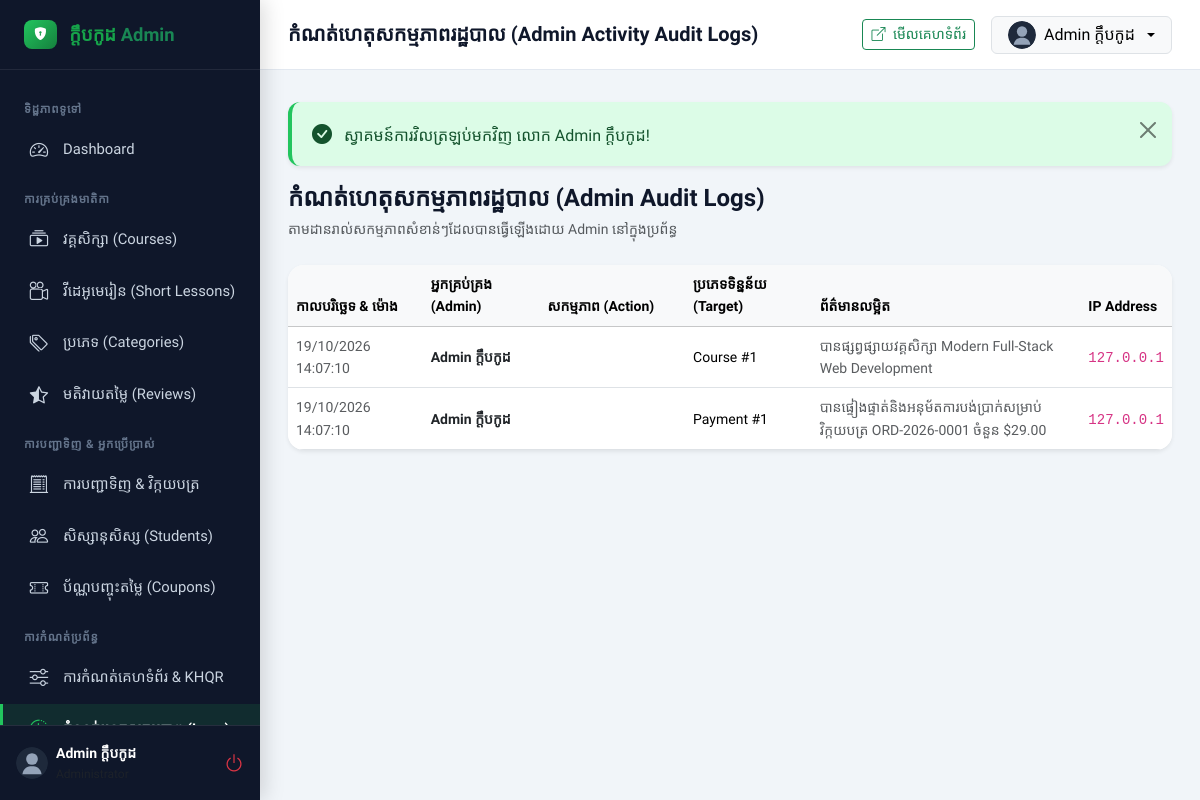
The page /admin/logs (signed in) on the database its author committed.
### tables this page shows
CREATE TABLE `users` (
    `id` INT UNSIGNED AUTO_INCREMENT PRIMARY KEY,
    `name` VARCHAR(120) NOT NULL,
    `email` VARCHAR(150) NOT NULL UNIQUE,
    `password` VARCHAR(255) NOT NULL,
    `phone` VARCHAR(30) NULL,
    `role` ENUM('student', 'instructor', 'admin') NOT NULL DEFAULT 'student',
    `avatar` VARCHAR(255) NULL,
    `headline` VARCHAR(255) NULL,
    `bio` TEXT NULL,
    `status` ENUM('active', 'inactive') NOT NULL DEFAULT 'active',
    `remember_token` VARCHAR(100) NULL,
    `created_at` TIMESTAMP DEFAULT CURRENT_TIMESTAMP,
    `updated_at` TIMESTAMP DEFAULT CURRENT_TIMESTAMP ON UPDATE CURRENT_TIMESTAMP,
    INDEX `idx_users_role` (`role`),
    INDEX `idx_users_status` (`status`)
);

CREATE TABLE `admin_activity_logs` (
    `id` INT UNSIGNED AUTO_INCREMENT PRIMARY KEY,
    `admin_id` INT UNSIGNED NULL,
    `action` VARCHAR(100) NOT NULL,
    `target_type` VARCHAR(100) NULL,
    `target_id` INT UNSIGNED NULL,
    `details` TEXT NULL,
    `ip_address` VARCHAR(50) NULL,
    `created_at` TIMESTAMP DEFAULT CURRENT_TIMESTAMP,
    CONSTRAINT `fk_logs_admin` FOREIGN KEY (`admin_id`) REFERENCES `users` (`id`) ON DELETE SET NULL,
    INDEX `idx_logs_admin` (`admin_id`),
    INDEX `idx_logs_created` (`created_at`)
);

### app/Views/admin/logs/index.php (the view, shortened to what the rows shown need)
<div class="d-flex justify-content-between align-items-center mb-4">
    <div>
        <h4 class="fw-bold mb-1">កំណត់ហេតុសកម្មភាពរដ្ឋបាល (Admin Audit Logs)</h4>
        <p class="text-muted small mb-0">តាមដានរាល់សកម្មភាពសំខាន់ៗដែលបានធ្វើឡើងដោយ Admin នៅក្នុងប្រព័ន្ធ</p>
    </div>
</div>
<div class="card border-0 shadow-sm rounded-4 bg-white overflow-hidden">
    <div class="table-responsive">
        <table class="table table-hover align-middle mb-0">
            <thead class="table-light">
                <tr class="small text-muted">
                    <th>កាលបរិច្ឆេទ & ម៉ោង</th>
                    <th>អ្នកគ្រប់គ្រង (Admin)</th>
                    <th>សកម្មភាព (Action)</th>
                    <th>ប្រភេទទិន្នន័យ (Target)</th>
                    <th>ព័ត៌មានលម្អិត</th>
                    <th>IP Address</th>
                </tr>
            </thead>
            <tbody>
                <?php if (empty($logs)): ?>
                    <tr>
                        <td colspan="6" class="text-center py-5 text-muted">មិនទាន់មានកំណត់ហេតុសកម្មភាពនៅឡើយទេ</td>
                    </tr>
                <?php else: ?>
                    <?php foreach ($logs as $log): ?>
                        <tr>
                            <td class="small text-muted"><?= date('d/m/Y H:i:s', strtotime($log['created_at'])) ?></td>
                            <td>
                                <strong class="small text-dark"><?= e($log['admin_name'] ?? 'System/Admin') ?></strong>
                            </td>
                            <td>
                                <span class="badge bg-navy text-white small px-2 py-1">
                                </span>
                            </td>
                            <td class="small"><?= e($log['target_type'] ?? '-') ?> <?= $log['target_id'] ? '#' . $log['target_id'] : '' ?></td>
                            <td class="small text-muted" style="max-width: 320px;"><?= e($log['details'] ?? '') ?></td>
                            <td><code class="small"><?= e($log['ip_address'] ?? '127.0.0.1') ?></code></td>
                        </tr>
                    <?php endforeach; ?>
                <?php endif; ?>
            </tbody>
        </table>
    </div>
</div>

### app/Core/Router.php (shortened to what the rows shown need)
<?php
class Router {
    private array $routes = [];
    private array $groupMiddleware = [];
    private string $groupPrefix = '';
    public function group(array $attributes, callable $callback): void {
        $previousPrefix = $this->groupPrefix;
        $previousMiddleware = $this->groupMiddleware;
        if (isset($attributes['prefix'])) {
            $this->groupPrefix = rtrim($this->groupPrefix . '/' . trim($attributes['prefix'], '/'), '/');
        }
        if (isset($attributes['middleware'])) {
            $middlewares = is_array($attributes['middleware']) ? $attributes['middleware'] : [$attributes['middleware']];
            $this->groupMiddleware = array_merge($this->groupMiddleware, $middlewares);
        }
        $this->groupPrefix = $previousPrefix;
        $this->groupMiddleware = $previousMiddleware;
    }
    private function addRoute(string $method, string $path, array|callable $action, array|string $middleware = []): self {
        $fullPath = $this->groupPrefix . '/' . trim($path, '/');
        $fullPath = '/' . trim($fullPath, '/');
        $middlewares = is_array($middleware) ? $middleware : ($middleware ? [$middleware] : []);
        $allMiddlewares = array_merge($this->groupMiddleware, $middlewares);
        $this->routes[] = [
            'method'     => $method,
            'path'       => $fullPath,
            'action'     => $action,
            'middleware' => $allMiddlewares
        ];
        return $this;
    }
    public function dispatch(Request $request): void {
        $method = $request->method();
        $uri = $request->uri();
        foreach ($this->routes as $route) {
            if ($route['method'] !== $method) {
                continue;
            }
            $pattern = preg_replace('/\{([a-zA-Z0-9_]+)\}/', '(?P<$1>[^/]+)', $route['path']);
            $pattern = '#^' . $pattern . '$#';
            if (preg_match($pattern, $uri, $matches)) {
                $params = array_filter($matches, 'is_string', ARRAY_FILTER_USE_KEY);
                foreach ($route['middleware'] as $mw) {
                    $mwInstance = is_string($mw) ? new $mw() : $mw;
                    $result = $mwInstance->handle($request);
                }
                $action = $route['action'];
                if (is_array($action)) {
                    [$controllerClass, $methodName] = $action;
                    $controller = new $controllerClass();
                    call_user_func_array([$controller, $methodName], array_values($params));
                    return;
                }
            }
        }
    }
}

### app/Views/layouts/admin_header.php (shortened to what the rows shown need)
<?php
$currentUser = Auth::user();
$currentUri = parse_url($_SERVER['REQUEST_URI'] ?? '', PHP_URL_PATH);
?>
<!DOCTYPE html>
<html lang="km">
<head>
    <link href="https://cdn.jsdelivr.net/npm/bootstrap@5.3.3/dist/css/bootstrap.min.css" rel="stylesheet">
    <link href="https://cdn.jsdelivr.net/npm/bootstrap-icons@1.11.3/font/bootstrap-icons.min.css" rel="stylesheet">
    <link rel="stylesheet" href="<?= asset('css/style.css') ?>">
    <link rel="stylesheet" href="<?= asset('css/admin.css') ?>">
</head>
<body class="admin-body">
<aside class="admin-sidebar">
    <a href="<?= url('/admin') ?>" class="admin-brand">
        <span class="brand-badge"><i class="bi bi-shield-lock-fill"></i></span>
        <span>ក្តឹបកូដ <span class="text-success">Admin</span></span>
    </a>
    <div class="admin-nav">
        <div class="admin-nav-category">ទិដ្ឋភាពទូទៅ</div>
        <a href="<?= url('/admin') ?>" class="admin-nav-item <?= str_ends_with($currentUri, '/admin') || str_contains($currentUri, '/admin/dashboard') ? 'active' : '' ?>">
            <i class="bi bi-speedometer2"></i> <span>Dashboard</span>
        </a>
        <div class="admin-nav-category">ការគ្រប់គ្រងមាតិកា</div>
        <a href="<?= url('/admin/courses') ?>" class="admin-nav-item <?= str_contains($currentUri, '/admin/courses') && !str_contains($currentUri, '/admin/lessons') ? 'active' : '' ?>">
            <i class="bi bi-collection-play"></i> <span>វគ្គសិក្សា (Courses)</span>
        </a>
        <a href="<?= url('/admin/lessons') ?>" class="admin-nav-item <?= str_contains($currentUri, '/admin/lessons') ? 'active' : '' ?>">
            <i class="bi bi-camera-reels"></i> <span>វីដេអូមេរៀន (Short Lessons)</span>
        </a>
        <a href="<?= url('/admin/categories') ?>" class="admin-nav-item <?= str_contains($currentUri, '/admin/categories') ? 'active' : '' ?>">
            <i class="bi bi-tags"></i> <span>ប្រភេទ (Categories)</span>
        </a>
        <a href="<?= url('/admin/reviews') ?>" class="admin-nav-item <?= str_contains($currentUri, '/admin/reviews') ? 'active' : '' ?>">
            <i class="bi bi-star-half"></i> <span>មតិវាយតម្លៃ (Reviews)</span>
        </a>
        <div class="admin-nav-category">ការបញ្ជាទិញ & អ្នកប្រើប្រាស់</div>
        <a href="<?= url('/admin/orders') ?>" class="admin-nav-item <?= str_contains($currentUri, '/admin/orders') ? 'active' : '' ?>">
            <i class="bi bi-receipt-cutoff"></i> <span>ការបញ្ជាទិញ & វិក្កយបត្រ</span>
        </a>
        <a href="<?= url('/admin/students') ?>" class="admin-nav-item <?= str_contains($currentUri, '/admin/students') ? 'active' : '' ?>">
            <i class="bi bi-people"></i> <span>សិស្សានុសិស្ស (Students)</span>
        </a>
        <a href="<?= url('/admin/coupons') ?>" class="admin-nav-item <?= str_contains($currentUri, '/admin/coupons') ? 'active' : '' ?>">
            <i class="bi bi-ticket-perforated"></i> <span>ប័ណ្ណបញ្ចុះតម្លៃ (Coupons)</span>
        </a>
        <div class="admin-nav-category">ការកំណត់ប្រព័ន្ធ</div>
        <a href="<?= url('/admin/settings') ?>" class="admin-nav-item <?= str_contains($currentUri, '/admin/settings') ? 'active' : '' ?>">
            <i class="bi bi-sliders"></i> <span>ការកំណត់គេហទំព័រ & KHQR</span>
        </a>
        <a href="<?= url('/admin/logs') ?>" class="admin-nav-item <?= str_contains($currentUri, '/admin/logs') ? 'active' : '' ?>">
            <i class="bi bi-clock-history"></i> <span>កំណត់ហេតុសកម្មភាព (Logs)</span>
        </a>
    </div>
    <div class="p-3 border-top border-secondary border-opacity-25 d-flex align-items-center justify-content-between">
        <div class="d-flex align-items-center gap-2 overflow-hidden">
            <img src="<?= asset('images/default-avatar.svg') ?>" class="rounded-circle" width="32" height="32" alt="Admin">
            <div class="text-truncate">
                <div class="small fw-bold text-white text-truncate"><?= e($currentUser['name']) ?></div>
                <div class="text-muted" style="font-size: 0.75rem;">Administrator</div>
            </div>
        </div>
        <a href="<?= url('/logout') ?>" class="text-danger" title="ចាកចេញ"><i class="bi bi-power fs-5"></i></a>
    </div>
</aside>
<div class="admin-main">
    <header class="admin-topbar">
        <div class="d-flex align-items-center gap-3">
            <h5 class="mb-0 fw-bold"><?= e($title ?? 'ផ្ទាំងគ្រប់គ្រង') ?></h5>
        </div>
        <div class="d-flex align-items-center gap-3">
            <a href="<?= url('/') ?>" target="_blank" class="btn btn-sm btn-outline-success">
                <i class="bi bi-box-arrow-up-right me-1"></i> មើលគេហទំព័រ
            </a>
            <div class="dropdown">
                <button class="btn btn-light d-flex align-items-center gap-2 dropdown-toggle py-1 px-3 border" data-bs-toggle="dropdown">
                    <img src="<?= asset('images/default-avatar.svg') ?>" class="rounded-circle" width="28" height="28" alt="Admin">
                    <span><?= e($currentUser['name']) ?></span>
                </button>
            </div>
        </div>
    </header>
    <div class="admin-content-body">
        <?php if (\App\Helpers\Session::hasFlash('success')): ?>
            <div class="alert alert-success alert-dismissible fade show shadow-sm" role="alert">
                <i class="bi bi-check-circle-fill me-2 fs-5"></i>
                <?= e(\App\Helpers\Session::getFlash('success')) ?>
                <button type="button" class="btn-close" data-bs-dismiss="alert"></button>
            </div>
        <?php endif; ?>

### rows shown on the page
users: name "Admin ក្តឹបកូដ"
admin_activity_logs: created_at "19/10/2026 14:07:10", admin.name "Admin ក្តឹបកូដ", target_type "Course", target "1", details "បានផ្សព្វផ្សាយវគ្គសិក្សា Modern Full-Stack Web Development", ip_address "127.0.0.1"
admin_activity_logs: created_at "19/10/2026 14:07:10", admin.name "Admin ក្តឹបកូដ", target_type "Payment", target "1", details "បានផ្ទៀងផ្ទាត់និងអនុម័តការបង់ប្រាក់សម្រាប់វិក្កយបត្រ ORD-2026-0001 ចំនួន $29.00", ip_address "127.0.0.1"
